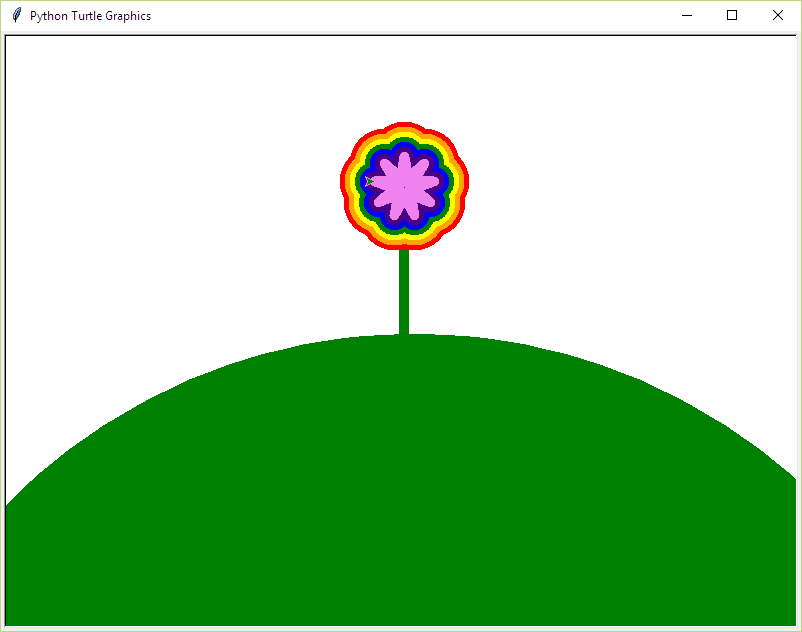

Write Python code to recreate this figure.
# Author: Anna Pedersen
# Date: 9 April 2016
# License: CC BY-SA
# For CoderDojo WA

# Python Intro Turtle Graphics

import turtle

def drawPolygon(numsides, width=20):
    turtle.color("green")
    turtle.begin_fill()
    
    angle = 360.0 / numsides
    for i in range(numsides):
        turtle.forward(width)
        turtle.right(angle)
    turtle.end_fill()

def drawFlower(width=60):
    turtle.width(10)
    turtle.setheading(90)
    turtle.pencolor("green");
    turtle.forward(width*2)


    turtle.penup();
    turtle.forward(width*0.55)
    turtle.left(90)
    turtle.forward(width/2)
    turtle.setheading(0)
    turtle.pendown()
    turtle.pencolor("red");
    turtle.width(70);
    for i in range(9):
        turtle.forward(width)     # Utilise the width variable we defined earlier
        turtle.right(160)        

    turtle.pencolor("orange");
    turtle.width(60);
    for i in range(9):
        turtle.forward(width)     # Utilise the width variable we defined earlier
        turtle.right(160)  

    turtle.pencolor("yellow");
    turtle.width(50);
    for i in range(9):
        turtle.forward(width)     # Utilise the width variable we defined earlier
        turtle.right(160)

    turtle.pencolor("green");
    turtle.width(40);
    for i in range(9):
        turtle.forward(width)     # Utilise the width variable we defined earlier
        turtle.right(160)

    turtle.pencolor("blue");
    turtle.width(30);
    for i in range(9):
        turtle.forward(width)     # Utilise the width variable we defined earlier
        turtle.right(160)
        
    turtle.pencolor("indigo");
    turtle.width(20);
    for i in range(9):
        turtle.forward(width)     # Utilise the width variable we defined earlier
        turtle.right(160)

    turtle.pencolor("violet");
    turtle.width(10);
    for i in range(9):
        turtle.forward(width)     # Utilise the width variable we defined earlier
        turtle.right(160)  


    

if __name__ == "__main__":
    # Setup our drawning surface
    turtle.setup(800,600)     # Sets up the size of the window
    turtle.Screen()           # Turns on the graphics window
    turtle.speed(1000)
    # http://docs.python.org/2/library/stdtypes.html#str.isdigit
    drawPolygon(180)
    drawFlower()

    ret = input("Press enter to exit.")
    turtle.Screen().bye()     # Turn off the graphics window

# Library reference: http://docs.python.org/2/library/turtle.html
